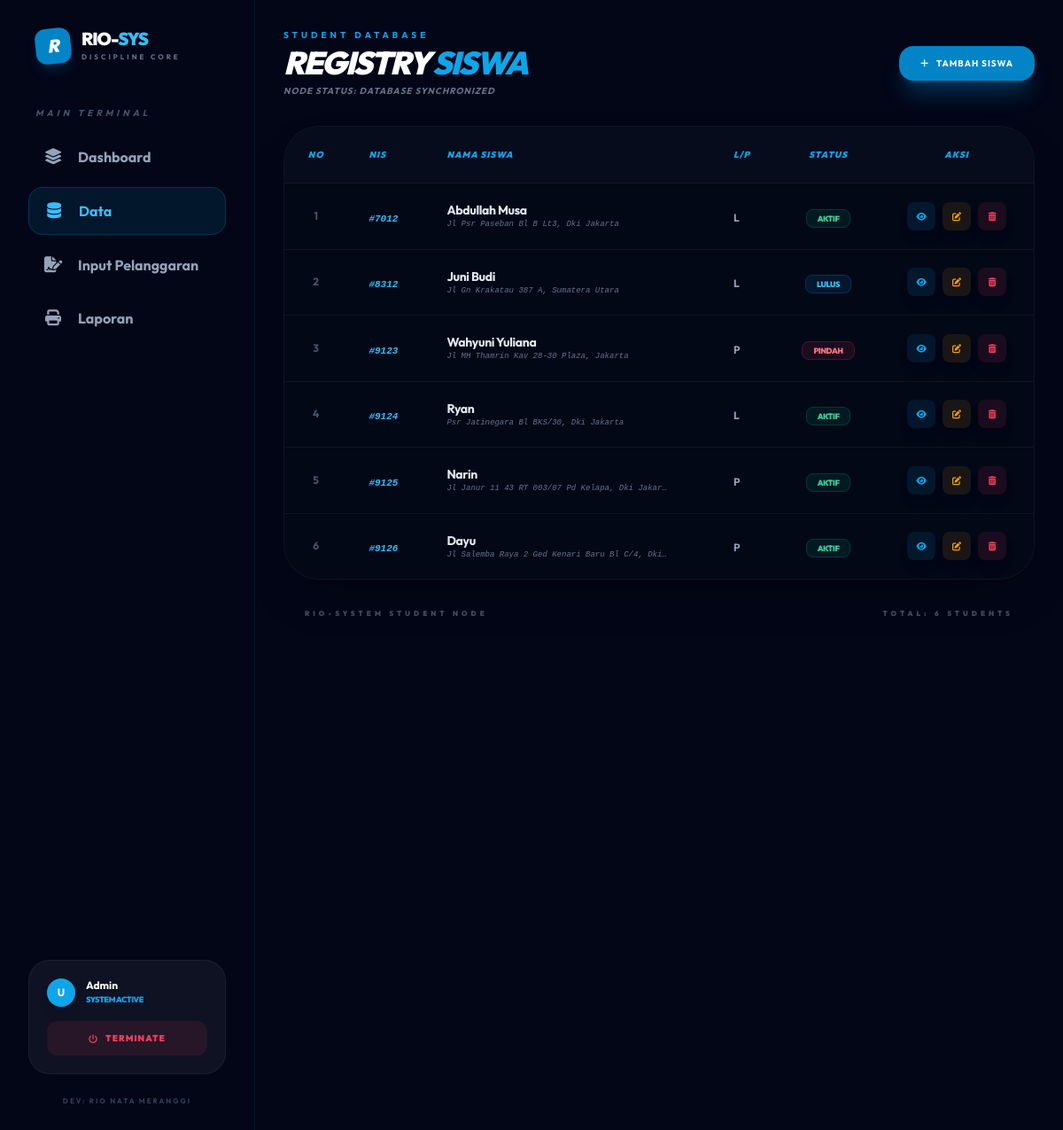
The page /siswa/data_siswa.php on the database its author committed.
### tables this page shows
CREATE TABLE `siswa` (
  `nis` int NOT NULL,
  `nama_siswa` varchar(50) DEFAULT NULL,
  `jenis_kelamin` enum('Laki - Laki','Perempuan') DEFAULT NULL,
  `alamat` varchar(100) DEFAULT NULL,
  `password` varchar(70) DEFAULT NULL,
  `status` enum('aktif','tidak_aktif','lulus','pindah') DEFAULT NULL,
  `id_ortu_wali` int DEFAULT NULL,
  `id_kelas` int DEFAULT NULL
);

### siswa/data_siswa.php (the view, shortened to what this page needs)
<?php
include "../config/config.php";
include "../includes/header.php";
$query = mysqli_query($conn, "SELECT * FROM siswa ORDER BY nis ASC");
?>
<div class="p-8 space-y-8">
    <div class="flex flex-col md:flex-row md:items-center justify-between gap-4">
        <div class="space-y-1">
            <h2 class="text-sky-500 font-bold text-[10px] uppercase tracking-[4px]">Student Database</h2>
            <h1 class="text-4xl font-black text-white tracking-tighter uppercase italic">Registry <span class="text-sky-500">Siswa</span></h1>
            <p class="text-slate-500 text-[10px] font-bold uppercase tracking-widest italic mt-1">Node Status: Database Synchronized</p>
        </div>
        <div class="flex items-center gap-3">
             <a href="tambah_siswa.php" class="flex items-center gap-2 px-6 py-3 bg-sky-600 hover:bg-sky-500 text-white rounded-2xl font-bold transition-all shadow-xl shadow-sky-600/30 text-[10px] tracking-widest uppercase">
                <i class="fas fa-plus"></i>
                <span>Tambah Siswa</span>
            </a>
        </div>
    </div>
    <div class="bg-[#050a18]/50 border border-white/5 rounded-[2.5rem] overflow-hidden backdrop-blur-sm shadow-2xl">
        <div class="overflow-x-auto">
            <table class="w-full text-left border-collapse hover-effect">
                <thead>
                    <tr class="border-b border-white/5 bg-white/[0.02]">
                        <th class="px-6 py-6 text-sky-500 font-black uppercase text-[10px] tracking-widest text-center italic">No</th>
                        <th class="px-6 py-6 text-sky-500 font-black uppercase text-[10px] tracking-widest italic">NIS</th>
                        <th class="px-6 py-6 text-sky-500 font-black uppercase text-[10px] tracking-widest italic">Nama Siswa</th>
                        <th class="px-6 py-6 text-sky-500 font-black uppercase text-[10px] tracking-widest italic">L/P</th>
                        <th class="px-6 py-6 text-sky-500 font-black uppercase text-[10px] tracking-widest italic text-center">Status</th>
                        <th class="px-6 py-6 text-sky-500 font-black uppercase text-[10px] tracking-widest italic text-center">Aksi</th>
                    </tr>
                </thead>
                <tbody class="divide-y divide-white/5">
                    <?php
                    $no = 1;
                    if(mysqli_num_rows($query) > 0):
                        while($data = mysqli_fetch_array($query)):
                            $status_class = 'text-slate-400 bg-white/5 border-white/10';
                            if($data['status'] == 'aktif') $status_class = 'text-emerald-400 bg-emerald-500/10 border-emerald-500/20';
                            if($data['status'] == 'lulus') $status_class = 'text-sky-400 bg-sky-500/10 border-sky-500/20';
                            if($data['status'] == 'pindah') $status_class = 'text-rose-400 bg-rose-500/10 border-rose-500/20';
                    ?>
                    <tr class="transition-all duration-300 group">
                        <td class="px-6 py-5 text-center text-slate-600 font-bold text-xs"><?= $no++; ?></td>
                        <td class="px-6 py-5">
                            <span class="text-sky-400 font-mono text-[11px] font-bold italic">#<?= $data['nis']; ?></span>
                        </td>
                        <td class="px-6 py-5">
                            <div class="text-slate-200 font-bold text-sm tracking-tight"><?= $data['nama_siswa']; ?></div>
                            <div class="text-[9px] text-slate-500 font-mono italic truncate max-w-[250px]"><?= $data['alamat']; ?></div>
                        </td>
                        <td class="px-6 py-5">
                             <span class="text-slate-400 font-bold text-xs"><?= ($data['jenis_kelamin'] == 'Laki - Laki') ? 'L' : 'P'; ?></span>
                        </td>
                        <td class="px-6 py-5 text-center">
                            <span class="px-3 py-1 border rounded-lg text-[9px] font-black uppercase tracking-tighter <?= $status_class ?>">
                                <?= $data['status']; ?>
                            </span>
                        </td>
                        <td class="px-6 py-5">
                            <div class="flex items-center justify-center gap-2">
                                <button onclick="alert('DETAIL SISWA\n-------------------\nAyah: <?= $data['id_ortu_wali']; ?>\nAlamat: <?= $data['alamat']; ?>')" class="w-8 h-8 rounded-lg bg-sky-500/10 text-sky-500 flex items-center justify-center hover:bg-sky-500 hover:text-white transition-all shadow-lg" title="View Details">
                                    <i class="fas fa-eye text-[10px]"></i>
                                </button>
                                <a href="edit_siswa.php?nis=<?= $data['nis']; ?>" class="w-8 h-8 rounded-lg bg-amber-500/10 text-amber-500 flex items-center justify-center hover:bg-amber-500 hover:text-white transition-all shadow-lg" title="Edit Data">
                                    <i class="fas fa-edit text-[10px]"></i>
                                </a>
                                <a href="hapus_siswa.php?nis=<?= $data['nis']; ?>" onclick="return confirm('Hapus permanen data siswa ini?')" class="w-8 h-8 rounded-lg bg-rose-500/10 text-rose-500 flex items-center justify-center hover:bg-rose-500 hover:text-white transition-all shadow-lg" title="Delete Data">
                                    <i class="fas fa-trash-alt text-[10px]"></i>
                                </a>
                            </div>
                        </td>
                    </tr>
                    <?php
                        endwhile;
                    endif; ?>
                </tbody>
            </table>
        </div>
    </div>
    <div class="flex justify-between items-center px-6 opacity-30">
        <p class="text-[8px] font-black uppercase tracking-[4px]">RIO-SYSTEM STUDENT NODE</p>
        <p class="text-[8px] font-black uppercase tracking-[4px]">Total: <?= mysqli_num_rows($query); ?> Students</p>
    </div>
</div>
<?php include "../includes/footer.php"; ?>

### includes/header.php (style rules this page uses)
body { font-family: 'Outfit', sans-serif; background-color: #020617; overflow-x: hidden; }

### rows shown on the page
siswa: nis "7012", nama_siswa "Abdullah Musa", alamat "Jl Psr Paseban Bl B Lt3, Dki Jakarta", jenis_kelamin "L", status "AKTIF"
siswa: nis "8312", nama_siswa "Juni Budi", alamat "Jl Gn Krakatau 387 A, Sumatera Utara", jenis_kelamin "L", status "LULUS"
siswa: nis "9123", nama_siswa "Wahyuni Yuliana", alamat "Jl MH Thamrin Kav 28-30 Plaza, Jakarta", jenis_kelamin "P", status "PINDAH"
siswa: nis "9124", nama_siswa "Ryan", alamat "Psr Jatinegara Bl BKS/30, Dki Jakarta", jenis_kelamin "L", status "AKTIF"
siswa: nis "9125", nama_siswa "Narin", alamat "Jl Janur 11 43 RT 003/07 Pd Kelapa, Dki Jakar…", jenis_kelamin "P", status "AKTIF"
siswa: nis "9126", nama_siswa "Dayu", alamat "Jl Salemba Raya 2 Ged Kenari Baru Bl C/4, Dki…", jenis_kelamin "P", status "AKTIF"

### other values the page prints
substr($_SESSION['username'] ?? 'U', 0, 1) "U"
$_SESSION['username'] "Admin"
mysqli_num_rows($query) "6"
